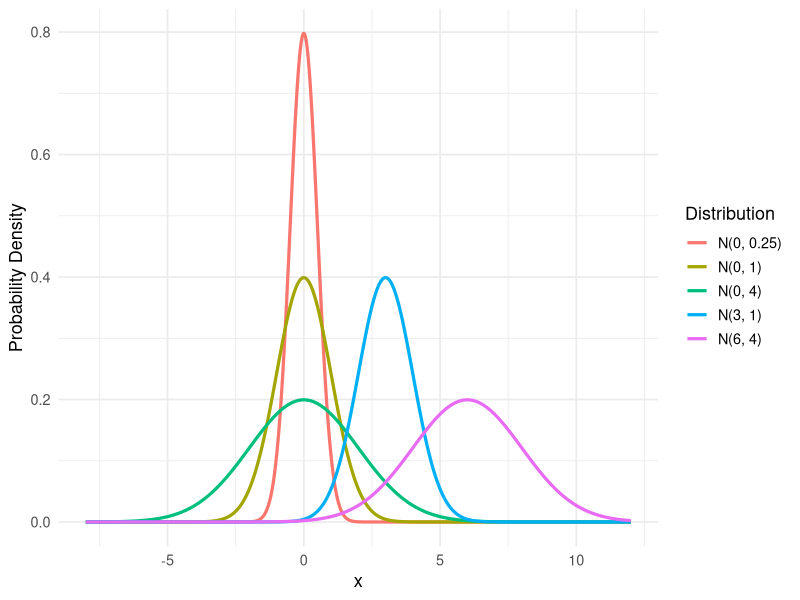
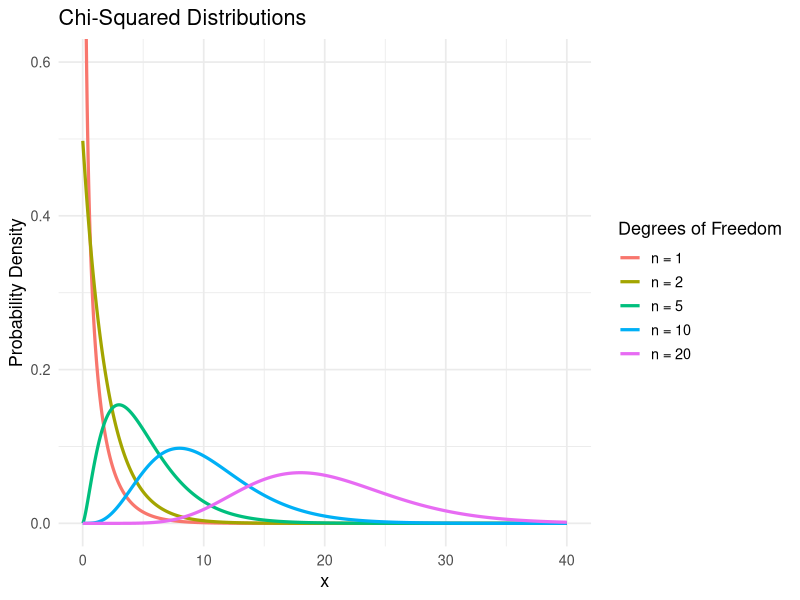
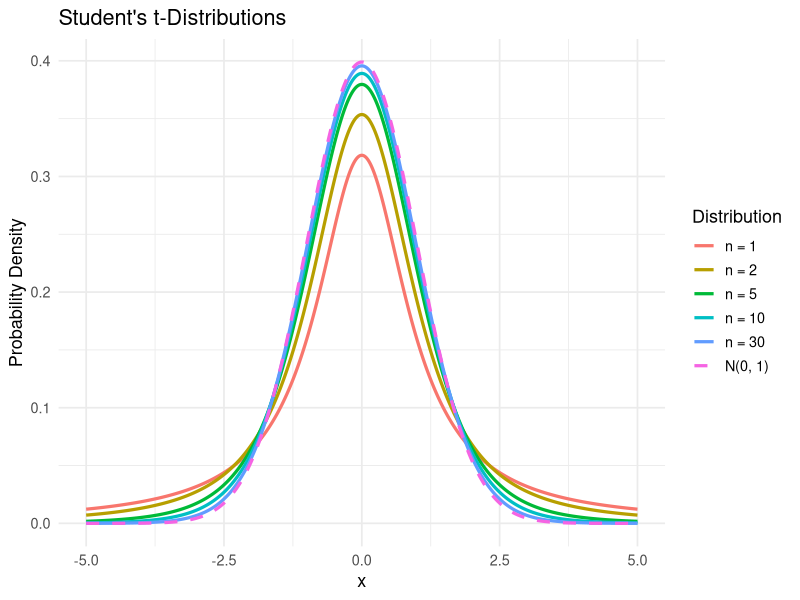
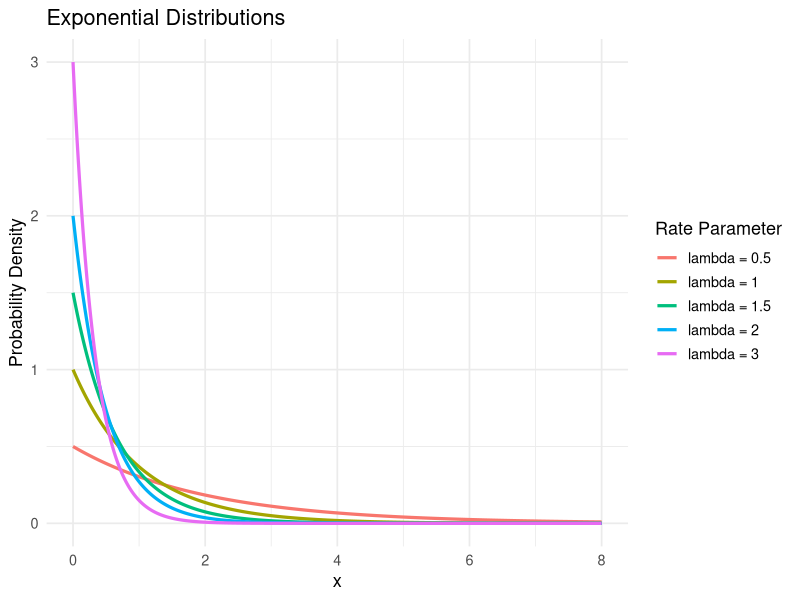
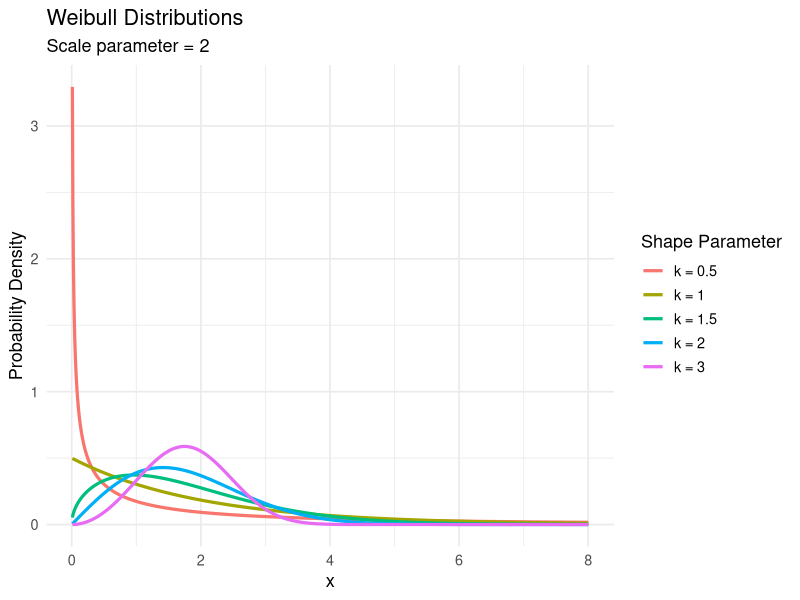
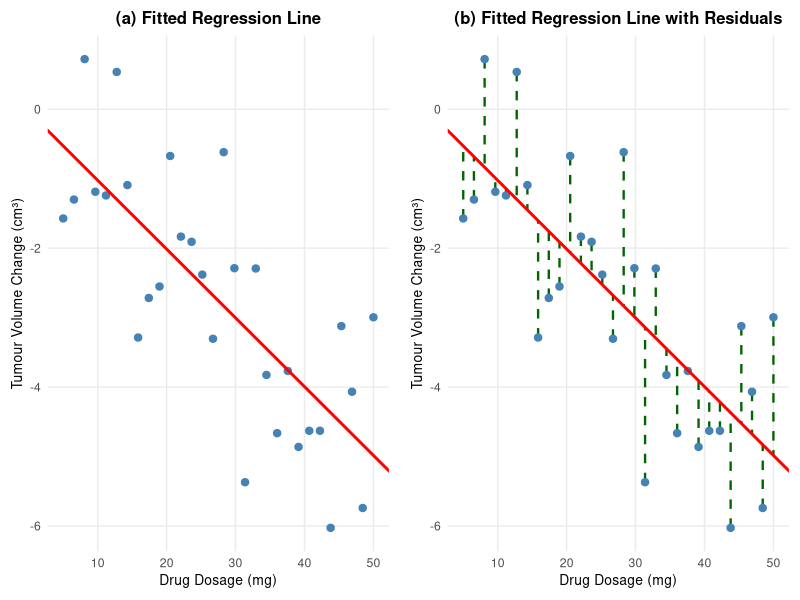

The R script that drew these images, in order:
## ---- chunk 1
library(ggplot2)

x <- seq(-8, 12, length.out = 1000)

df <- data.frame(
  x = rep(x, 5),
  density = c(
    dnorm(x, mean = 0, sd = 1),
    dnorm(x, mean = 0, sd = 2),
    dnorm(x, mean = 0, sd = 0.5),
    dnorm(x, mean = 3, sd = 1),
    dnorm(x, mean = 6, sd = 2)
  ),
  Distribution = factor(
    rep(c(
      "N(0, 1)",
      "N(0, 4)",
      "N(0, 0.25)",
      "N(3, 1)",
      "N(6, 4)"
    ), each = length(x))
  )
)

p <- ggplot(df, aes(x = x, y = density,
                    color = Distribution)) +
  geom_line(linewidth = 1.1) +
  labs(
    x = "x",
    y = "Probability Density",
    color = "Distribution"
  ) +
  theme_minimal(base_size = 13)

print(p)
## ---- chunk 2
library(ggplot2)

# Range of x-values
x <- seq(0.01, 40, length.out = 1000)

# Chi-squared distributions with df = n
df <- data.frame(
  x = rep(x, 5),
  density = c(
    dchisq(x, df = 1),
    dchisq(x, df = 2),
    dchisq(x, df = 5),
    dchisq(x, df = 10),
    dchisq(x, df = 20)
  ),
  Distribution = factor(
    rep(c(
      "n = 1",
      "n = 2",
      "n = 5",
      "n = 10",
      "n = 20"
    ), each = length(x)),
    levels = c(
      "n = 1",
      "n = 2",
      "n = 5",
      "n = 10",
      "n = 20"
    )
  )
)

# Create plot
p <- ggplot(
  df,
  aes(x = x, y = density, color = Distribution)
) +
  geom_line(linewidth = 1.1) +
  labs(
    title = "Chi-Squared Distributions",
    x = "x",
    y = "Probability Density",
    color = "Degrees of Freedom"
  ) +
  coord_cartesian(ylim = c(0, 0.6)) +
  theme_minimal(base_size = 13)

# Display plot
print(p)
## ---- chunk 3
library(ggplot2)

# Range of x-values
x <- seq(-5, 5, length.out = 1000)

# t-distributions with df = n
df <- data.frame(
  x = rep(x, 6),
  density = c(
    dt(x, df = 1),
    dt(x, df = 2),
    dt(x, df = 5),
    dt(x, df = 10),
    dt(x, df = 30),
    dnorm(x, mean = 0, sd = 1)
  ),
  Distribution = factor(
    rep(c(
      "n = 1",
      "n = 2",
      "n = 5",
      "n = 10",
      "n = 30",
      "N(0, 1)"
    ), each = length(x)),
    levels = c(
      "n = 1",
      "n = 2",
      "n = 5",
      "n = 10",
      "n = 30",
      "N(0, 1)"
    )
  )
)

# Create plot
p <- ggplot(
  df,
  aes(x = x, y = density,
      color = Distribution,
      linetype = Distribution)
) +
  geom_line(linewidth = 1.1) +
  scale_linetype_manual(
    values = c(
      "solid", "solid", "solid",
      "solid", "solid", "dashed"
    )
  ) +
  labs(
    title = "Student's t-Distributions",
    x = "x",
    y = "Probability Density",
    color = "Distribution",
    linetype = "Distribution"
  ) +
  theme_minimal(base_size = 13)

# Display plot
print(p)
## ---- chunk 4
library(ggplot2)

# Range of x-values
x <- seq(0, 8, length.out = 1000)

# Exponential distributions with different rates
df <- data.frame(
  x = rep(x, 5),
  density = c(
    dexp(x, rate = 0.5),
    dexp(x, rate = 1),
    dexp(x, rate = 1.5),
    dexp(x, rate = 2),
    dexp(x, rate = 3)
  ),
  Distribution = factor(
    rep(c(
      "lambda = 0.5",
      "lambda = 1",
      "lambda = 1.5",
      "lambda = 2",
      "lambda = 3"
    ), each = length(x)),
    levels = c(
      "lambda = 0.5",
      "lambda = 1",
      "lambda = 1.5",
      "lambda = 2",
      "lambda = 3"
    )
  )
)

# Create plot
p <- ggplot(
  df,
  aes(x = x, y = density, color = Distribution)
) +
  geom_line(linewidth = 1.1) +
  labs(
    title = "Exponential Distributions",
    x = "x",
    y = "Probability Density",
    color = "Rate Parameter"
  ) +
  theme_minimal(base_size = 13)

# Display plot
print(p)
## ---- chunk 5
library(ggplot2)

# Range of x-values
x <- seq(0.01, 8, length.out = 1000)

# Weibull distributions with different shapes
df <- data.frame(
  x = rep(x, 5),
  density = c(
    dweibull(x, shape = 0.5, scale = 2),
    dweibull(x, shape = 1, scale = 2),
    dweibull(x, shape = 1.5, scale = 2),
    dweibull(x, shape = 2, scale = 2),
    dweibull(x, shape = 3, scale = 2)
  ),
  Distribution = factor(
    rep(c(
      "k = 0.5",
      "k = 1",
      "k = 1.5",
      "k = 2",
      "k = 3"
    ), each = length(x)),
    levels = c(
      "k = 0.5",
      "k = 1",
      "k = 1.5",
      "k = 2",
      "k = 3"
    )
  )
)

# Create plot
p <- ggplot(
  df,
  aes(x = x, y = density, color = Distribution)
) +
  geom_line(linewidth = 1.1) +
  labs(
    title = "Weibull Distributions",
    subtitle = "Scale parameter = 2",
    x = "x",
    y = "Probability Density",
    color = "Shape Parameter"
  ) +
  theme_minimal(base_size = 13)

# Display plot
print(p)
## ---- chunk 6
library(ggplot2)
library(grid)

# Simulate data
set.seed(123)
n <- 30

dosage <- seq(5, 50, length.out = n)
tumour_change <- -0.5 - 0.08 * dosage +
  rnorm(n, mean = 0, sd = 1.2)

slr_data <- data.frame(
  dosage = dosage,
  tumour_change = tumour_change
)

# Fit regression model
slr_model <- lm(tumour_change ~ dosage, data = slr_data)

slr_data$fitted <- fitted(slr_model)

# Consistent formatting
plot_theme <- theme_minimal(base_size = 11) +
  theme(
    plot.title = element_text(
      size = 12, face = "bold", hjust = 0.5
    ),
    axis.title = element_text(size = 10),
    panel.grid.minor = element_blank(),
    plot.margin = margin(8, 8, 8, 8)
  )

# Plot 1: Line of best fit
p1 <- ggplot(slr_data, aes(x = dosage, y = tumour_change)) +
  geom_point(color = "steelblue", size = 2.2) +
  geom_abline(
    intercept = coef(slr_model)[1],
    slope = coef(slr_model)[2],
    color = "red",
    linewidth = 1
  ) +
  labs(
    title = "(a) Fitted Regression Line",
    x = "Drug Dosage (mg)",
    y = "Tumour Volume Change (cm³)"
  ) +
  plot_theme

# Plot 2: Line of best fit with residuals
p2 <- ggplot(slr_data, aes(x = dosage, y = tumour_change)) +
  geom_segment(
    aes(
      xend = dosage,
      yend = fitted
    ),
    color = "darkgreen",
    linetype = "dashed",
    linewidth = 0.8
  ) +
  geom_point(color = "steelblue", size = 2.2) +
  geom_abline(
    intercept = coef(slr_model)[1],
    slope = coef(slr_model)[2],
    color = "red",
    linewidth = 1
  ) +
  labs(
    title = "(b) Fitted Regression Line with Residuals",
    x = "Drug Dosage (mg)",
    y = "Tumour Volume Change (cm³)"
  ) +
  plot_theme

# Combine plots side by side
grid.newpage()

pushViewport(
  viewport(layout = grid.layout(1, 2))
)

print(
  p1,
  vp = viewport(layout.pos.row = 1, layout.pos.col = 1),
  newpage = FALSE
)

print(
  p2,
  vp = viewport(layout.pos.row = 1, layout.pos.col = 2),
  newpage = FALSE
)
